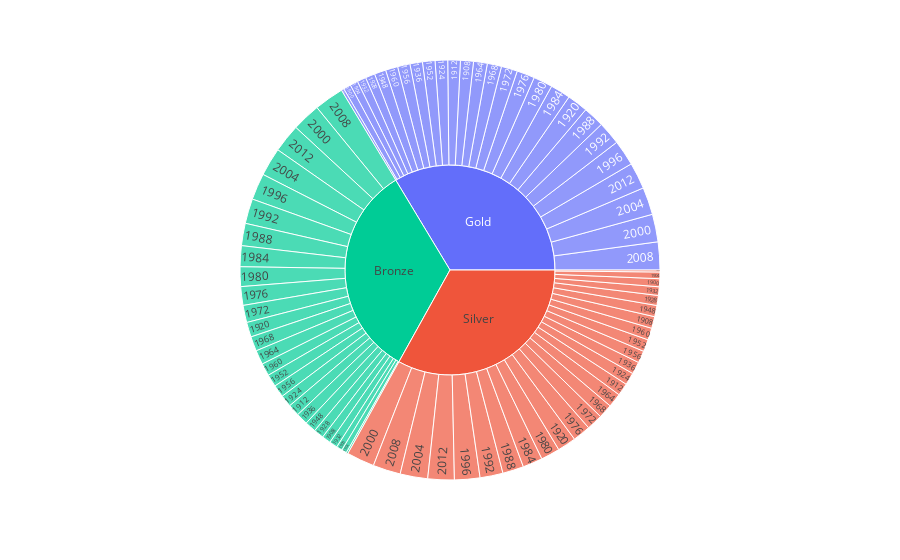

The notebook cell this image was saved under:
### Code cell
fig = px.sunburst(df, path=['Medal','Year'],color='Medal')
fig.show()

### Figure 1 — Plotly figure (JSON) as saved in the notebook; plotly's stock layout.template omitted (floating-point values rounded to 4 significant figures)
{"data": [{"branchvalues": "total", "customdata": [["Gold"], ["Silver"], ["Silver"], ["Bronze"], ["Silver"], ["Bronze"], ["Silver"], ["Bronze"], ["Silver"], ["Bronze"], ["Silver"], ["Gold"], ["Silver"], ["Silver"], ["Bronze"], ["Silver"], ["Gold"], ["Silver"], ["Bronze"], ["Silver"], ["Bronze"], ["Silver"], ["Bronze"], ["Bronze"], ["Gold"], ["Gold"], ["Silver"], ["Gold"], ["Gold"], ["Gold"], ["Silver"], ["Bronze"], ["Bronze"], ["Gold"], ["Silver"], ["Bronze"], ["Gold"], ["Bronze"], ["Bronze"], ["Gold"], ["Bronze"], ["Gold"], ["Bronze"], ["Gold"], ["Bronze"], ["Bronze"], ["Silver"], ["Bronze"], ["Bronze"], ["Bronze"], ["Silver"], ["Silver"], ["Bronze"], ["Bronze"], ["Bronze"], ["Gold"], ["Silver"], ["Bronze"], ["Silver"], ["Silver"], ["Silver"], ["Silver"], ["Bronze"], ["Gold"], ["Gold"], ["Gold"], ["Gold"], ["Silver"], ["Gold"], ["Gold"], ["Gold"], ["Gold"], ["Gold"], ["Bronze"], ["Gold"], ["Gold"], ["Gold"], ["Silver"], ["Silver"], ["Silver"], ["Gold"], ["Gold"], ["Bronze"], ["Silver"]], "domain": {"x": [0, 1], "y": [0, 1]}, "hovertemplate": "labels=%{label}<br>count=%{value}<br>parent=%{parent}<br>id=%{id}<br>Medal=%{customdata[0]}<extra></extra>", "ids": ["Gold/1988", "Silver/1948", "Silver/1956", "Bronze/1960", "Silver/1932", "Bronze/1964", "Silver/1928", "Bronze/1968", "Silver/1924", "Bronze/1972", "Silver/1952", "Gold/1992", "Silver/1920", "Silver/1908", "Bronze", "Silver/1896", "Gold/1984", "Silver/1900", "Bronze/1912", "Silver/1904", "Bronze/2000", "Silver/1976", "Bronze/2012", "Bronze/1980", "Gold/1996", "Gold/1964", "Silver/1988", "Gold", "Gold/1960", "Gold/1972", "Silver/1992", "Bronze/1956", "Bronze/1976", "Gold/1968", "Silver/1980", "Bronze/1896", "Gold/2000", "Bronze/1900", "Bronze/1904", "Gold/2012", "Bronze/1908", "Gold/1912", "Bronze/1920", "Gold/2008", "Bronze/1952", "Bronze/1924", "Silver/2004", "Bronze/1932", "Bronze/1936", "Bronze/2004", "Silver/1936", "Silver/1984", "Bronze/1928", "Bronze/2008", "Bronze/1996", "Gold/2004", "Silver/2008", "Bronze/1992", "Silver/2012", "Silver/1996", "Silver/2000", "Silver/1960", "Bronze/1984", "Gold/1896", "Gold/1900", "Gold/1904", "Gold/1908", "Silver/1912", "Gold/1920", "Gold/1924", "Gold/1928", "Gold/1932", "Gold/1936", "Bronze/1948", "Gold/1948", "Gold/1952", "Gold/1956", "Silver/1964", "Silver/1968", "Silver/1972", "Gold/1976", "Gold/1980", "Bronze/1988", "Silver"], "labels": ["1988", "1948", "1956", "1960", "1932", "1964", "1928", "1968", "1924", "1972", "1952", "1992", "1920", "1908", "Bronze", "1896", "1984", "1900", "1912", "1904", "2000", "1976", "2012", "1980", "1996", "1964", "1988", "Gold", "1960", "1972", "1992", "1956", "1976", "1968", "1980", "1896", "2000", "1900", "1904", "2012", "1908", "1912", "1920", "2008", "1952", "1924", "2004", "1932", "1936", "2004", "1936", "1984", "1928", "2008", "1996", "2004", "2008", "1992", "2012", "1996", "2000", "1960", "1984", "1896", "1900", "1904", "1908", "1912", "1920", "1924", "1928", "1932", "1936", "1948", "1948", "1952", "1956", "1964", "1968", "1972", "1976", "1980", "1988", "Silver"], "marker": {"colors": ["#636efa", "#EF553B", "#EF553B", "#00cc96", "#EF553B", "#00cc96", "#EF553B", "#00cc96", "#EF553B", "#00cc96", "#EF553B", "#636efa", "#EF553B", "#EF553B", "#00cc96", "#EF553B", "#636efa", "#EF553B", "#00cc96", "#EF553B", "#00cc96", "#EF553B", "#00cc96", "#00cc96", "#636efa", "#636efa", "#EF553B", "#636efa", "#636efa", "#636efa", "#EF553B", "#00cc96", "#00cc96", "#636efa", "#EF553B", "#00cc96", "#636efa", "#00cc96", "#00cc96", "#636efa", "#00cc96", "#636efa", "#00cc96", "#636efa", "#00cc96", "#00cc96", "#EF553B", "#00cc96", "#00cc96", "#00cc96", "#EF553B", "#EF553B", "#00cc96", "#00cc96", "#00cc96", "#636efa", "#EF553B", "#00cc96", "#EF553B", "#EF553B", "#EF553B", "#EF553B", "#00cc96", "#636efa", "#636efa", "#636efa", "#636efa", "#EF553B", "#636efa", "#636efa", "#636efa", "#636efa", "#636efa", "#00cc96", "#636efa", "#636efa", "#636efa", "#EF553B", "#EF553B", "#EF553B", "#636efa", "#636efa", "#00cc96", "#EF553B"]}, "name": "", "parents": ["Gold", "Silver", "Silver", "Bronze", "Silver", "Bronze", "Silver", "Bronze", "Silver", "Bronze", "Silver", "Gold", "Silver", "Silver", "", "Silver", "Gold", "Silver", "Bronze", "Silver", "Bronze", "Silver", "Bronze", "Bronze", "Gold", "Gold", "Silver", "", "Gold", "Gold", "Silver", "Bronze", "Bronze", "Gold", "Silver", "Bronze", "Gold", "Bronze", "Bronze", "Gold", "Bronze", "Gold", "Bronze", "Gold", "Bronze", "Bronze", "Silver", "Bronze", "Bronze", "Bronze", "Silver", "Silver", "Bronze", "Bronze", "Bronze", "Gold", "Silver", "Bronze", "Silver", "Silver", "Silver", "Silver", "Bronze", "Gold", "Gold", "Gold", "Gold", "Silver", "Gold", "Gold", "Gold", "Gold", "Gold", "Bronze", "Gold", "Gold", "Gold", "Silver", "Silver", "Silver", "Gold", "Gold", "Bronze", ""], "type": "sunburst", "values": [506, 270, 290, 301, 206, 343, 239, 351, 298, 412, 290, 558, 446, 282, 10369, 47, 483, 192, 284, 159, 685, 429, 680, 472, 615, 330, 505, 10486, 295, 387, 551, 297, 447, 341, 455, 40, 663, 142, 123, 636, 211, 301, 355, 669, 299, 285, 660, 196, 282, 679, 294, 476, 242, 710, 634, 659, 663, 596, 633, 610, 667, 286, 500, 64, 178, 188, 311, 300, 497, 301, 229, 213, 299, 268, 276, 300, 298, 337, 339, 386, 429, 460, 535, 10310]}], "layout": {"legend": {"tracegroupgap": 0}, "margin": {"t": 60}}}
